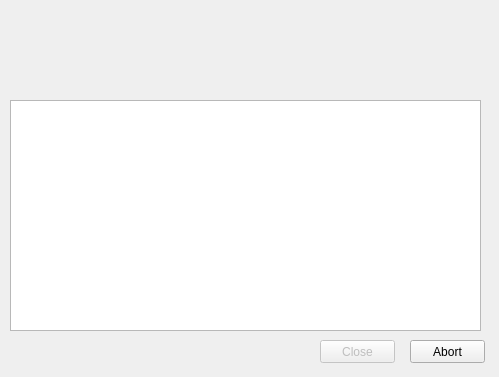
<?xml version="1.0" encoding="UTF-8"?>
<ui version="4.0">
 <class>DialogGenerateKey</class>
 <widget class="QDialog" name="DialogGenerateKey">
  <property name="geometry">
   <rect>
    <x>0</x>
    <y>0</y>
    <width>499</width>
    <height>377</height>
   </rect>
  </property>
  <property name="windowTitle">
   <string>Key Generation</string>
  </property>
  <widget class="QPushButton" name="pushButtonClose">
   <property name="enabled">
    <bool>false</bool>
   </property>
   <property name="geometry">
    <rect>
     <x>320</x>
     <y>340</y>
     <width>75</width>
     <height>23</height>
    </rect>
   </property>
   <property name="text">
    <string>Close</string>
   </property>
  </widget>
  <widget class="QPushButton" name="pushButtonAbort">
   <property name="enabled">
    <bool>true</bool>
   </property>
   <property name="geometry">
    <rect>
     <x>410</x>
     <y>340</y>
     <width>75</width>
     <height>23</height>
    </rect>
   </property>
   <property name="text">
    <string>Abort</string>
   </property>
  </widget>
  <widget class="QTextEdit" name="labelOutput">
   <property name="enabled">
    <bool>true</bool>
   </property>
   <property name="geometry">
    <rect>
     <x>10</x>
     <y>100</y>
     <width>471</width>
     <height>231</height>
    </rect>
   </property>
   <property name="acceptDrops">
    <bool>false</bool>
   </property>
   <property name="inputMethodHints">
    <set>Qt::ImhNone</set>
   </property>
  </widget>
 </widget>
 <resources/>
 <connections>
  <connection>
   <sender>pushButtonClose</sender>
   <signal>clicked()</signal>
   <receiver>DialogGenerateKey</receiver>
   <slot>accept()</slot>
   <hints>
    <hint type="sourcelabel">
     <x>394</x>
     <y>355</y>
    </hint>
    <hint type="destinationlabel">
     <x>364</x>
     <y>279</y>
    </hint>
   </hints>
  </connection>
 </connections>
</ui>
